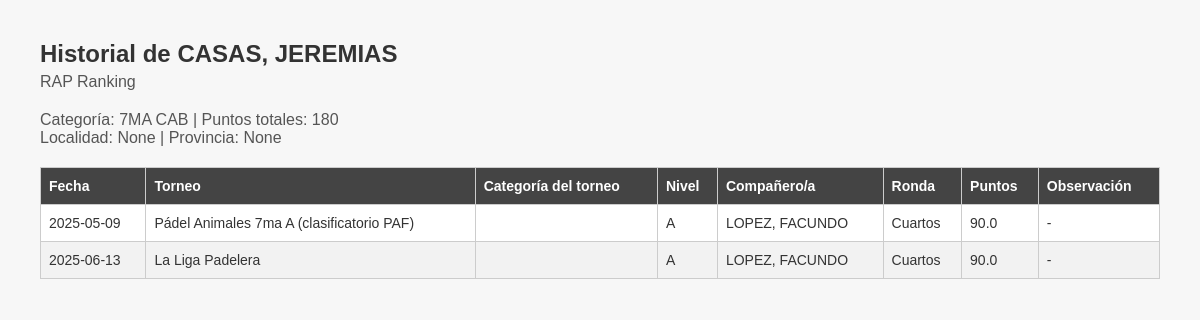
Before: /historial/CASAS, JEREMIAS with the older database file.
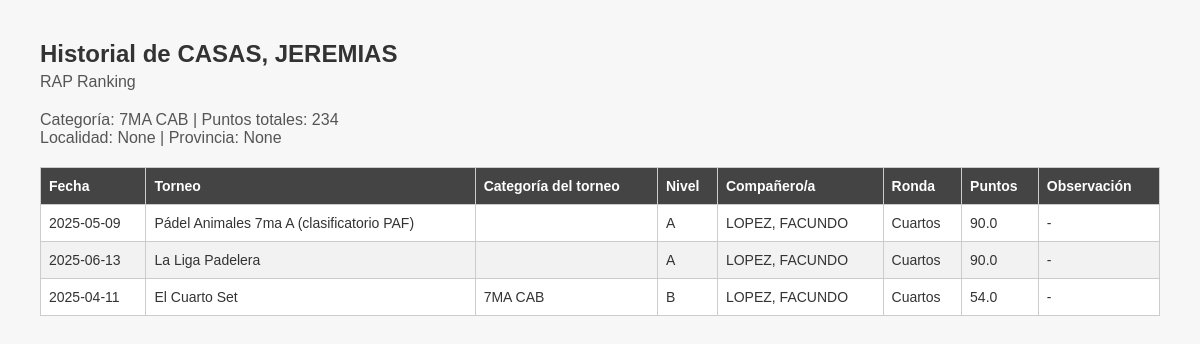
After: the same page with the newer database file.
### tables this page shows
CREATE TABLE jugadores (
            id INTEGER PRIMARY KEY AUTOINCREMENT,
            nombre TEXT UNIQUE,
            categoria TEXT,
            localidad TEXT,
            provincia TEXT,
            puntos INTEGER DEFAULT 0,
            historial TEXT
        );

### app.py (the view)
@app.route('/historial/<nombre>')
def historial(nombre):
    conn = sqlite3.connect('database.db')
    conn.row_factory = sqlite3.Row
    cursor = conn.cursor()
    cursor.execute("SELECT * FROM jugadores WHERE UPPER(nombre) = ?", (nombre.upper(),))
    jugador = cursor.fetchone()
    if not jugador:
        conn.close()
        return f"No se encontró al jugador: {nombre}", 404
    try:
        historial = json.loads(jugador['historial'])
    except json.JSONDecodeError:
        historial = []
    conn.close()
    return render_template("historial.html", jugador=jugador, historial=historial)

### templates/historial.html (shortened to what this page needs)
<!DOCTYPE html>
<html lang="es">
<head>
</head>
<body>
    <h1>Historial de {{ jugador['nombre'] }}</h1>
    <div class="header-info">
        <div class="subtitulo">RAP Ranking</div>
        <div class="subtitulo">
            Categoría: {{ jugador['categoria'] }} |
            Puntos totales: {{ jugador['puntos'] }}<br>
            Localidad: {{ jugador['localidad'] }} |
            Provincia: {{ jugador['provincia'] }}
        </div>
    </div>
    {% if historial %}
        <table>
            <thead>
                <tr>
                    <th>Fecha</th>
                    <th>Torneo</th>
                    <th>Categoría del torneo</th>
                    <th>Nivel</th>
                    <th>Compañero/a</th>
                    <th>Ronda</th>
                    <th>Puntos</th>
                    <th>Observación</th>
                </tr>
            </thead>
            <tbody>
                {% for h in historial %}
                    <tr>
                        <td>{{ h.fecha }}</td>
                        <td>{{ h.torneo }}</td>
                        <td>{{ h.categoria_torneo }}</td>
                        <td>{{ h.nivel }}</td>
                        <td>{{ h.pareja }}</td>
                        <td>{{ h.ronda }}</td>
                        <td>{{ h.puntos }}</td>
                        <td>{{ h.observacion or "-" }}</td>
                    </tr>
                {% endfor %}
            </tbody>
        </table>
    {% else %}
        <p>No se encontraron torneos cargados para este jugador.</p>
    {% endif %}
</body>
</html>

Changed rows visible on the page:
changed jugadores "CASAS, JEREMIAS": puntos "180" → "234"
Other visible differences:
new list line: "2025-04-11 El Cuarto Set 7MA CAB B LOPEZ, FACUNDO Cuartos 54.0 -"
